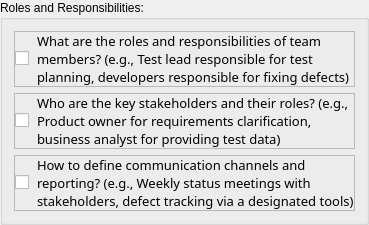
                      <widget class="QGroupBox" name="groupBox_5">
                       <property name="title">
                        <string>Roles and Responsibilities:</string>
                       </property>
                       <layout class="QVBoxLayout" name="verticalLayout_13">
                        <item>
                         <widget class="QFrame" name="frame_10">
                          <property name="frameShape">
                           <enum>QFrame::StyledPanel</enum>
                          </property>
                          <property name="frameShadow">
                           <enum>QFrame::Raised</enum>
                          </property>
                          <layout class="QHBoxLayout" name="horizontalLayout_15">
                           <property name="spacing">
                            <number>8</number>
                           </property>
                           <property name="leftMargin">
                            <number>0</number>
                           </property>
                           <property name="topMargin">
                            <number>0</number>
                           </property>
                           <property name="rightMargin">
                            <number>0</number>
                           </property>
                           <property name="bottomMargin">
                            <number>0</number>
                           </property>
                           <item>
                            <widget class="QCheckBox" name="c25">
                             <property name="sizePolicy">
                              <sizepolicy hsizetype="Fixed" vsizetype="Fixed">
                               <horstretch>0</horstretch>
                               <verstretch>0</verstretch>
                              </sizepolicy>
                             </property>
                             <property name="text">
                              <string/>
                             </property>
                            </widget>
                           </item>
                           <item>
                            <widget class="QLabel" name="label_14">
                             <property name="font">
                              <font>
                               <family>Cascadia Mono</family>
                               <pointsize>10</pointsize>
                               <weight>50</weight>
                               <italic>false</italic>
                               <bold>false</bold>
                              </font>
                             </property>
                             <property name="text">
                              <string>What are the roles and responsibilities of team members? (e.g., Test lead responsible for test planning, developers responsible for fixing defects)</string>
                             </property>
                             <property name="wordWrap">
                              <bool>true</bool>
                             </property>
                            </widget>
                           </item>
                          </layout>
                         </widget>
                        </item>
                        <item>
                         <widget class="QFrame" name="frame_11">
                          <property name="frameShape">
                           <enum>QFrame::StyledPanel</enum>
                          </property>
                          <property name="frameShadow">
                           <enum>QFrame::Raised</enum>
                          </property>
                          <layout class="QHBoxLayout" name="horizontalLayout_16">
                           <property name="spacing">
                            <number>8</number>
                           </property>
                           <property name="leftMargin">
                            <number>0</number>
                           </property>
                           <property name="topMargin">
                            <number>0</number>
                           </property>
                           <property name="rightMargin">
                            <number>0</number>
                           </property>
                           <property name="bottomMargin">
                            <number>0</number>
                           </property>
                           <item>
                            <widget class="QCheckBox" name="c26">
                             <property name="sizePolicy">
                              <sizepolicy hsizetype="Fixed" vsizetype="Fixed">
                               <horstretch>0</horstretch>
                               <verstretch>0</verstretch>
                              </sizepolicy>
                             </property>
                             <property name="text">
                              <string/>
                             </property>
                            </widget>
                           </item>
                           <item>
                            <widget class="QLabel" name="label_15">
                             <property name="font">
                              <font>
                               <family>Cascadia Mono</family>
                               <pointsize>10</pointsize>
                               <weight>50</weight>
                               <italic>false</italic>
                               <bold>false</bold>
                              </font>
                             </property>
                             <property name="text">
                              <string>Who are the key stakeholders and their roles? (e.g., Product owner for requirements clarification, business analyst for providing test data)</string>
                             </property>
                             <property name="wordWrap">
                              <bool>true</bool>
                             </property>
                            </widget>
                           </item>
                          </layout>
                         </widget>
                        </item>
                        <item>
                         <widget class="QFrame" name="frame_12">
                          <property name="frameShape">
                           <enum>QFrame::StyledPanel</enum>
                          </property>
                          <property name="frameShadow">
                           <enum>QFrame::Raised</enum>
                          </property>
                          <layout class="QHBoxLayout" name="horizontalLayout_17">
                           <property name="spacing">
                            <number>8</number>
                           </property>
                           <property name="leftMargin">
                            <number>0</number>
                           </property>
                           <property name="topMargin">
                            <number>0</number>
                           </property>
                           <property name="rightMargin">
                            <number>0</number>
                           </property>
                           <property name="bottomMargin">
                            <number>0</number>
                           </property>
                           <item>
                            <widget class="QCheckBox" name="c27">
                             <property name="sizePolicy">
                              <sizepolicy hsizetype="Fixed" vsizetype="Fixed">
                               <horstretch>0</horstretch>
                               <verstretch>0</verstretch>
                              </sizepolicy>
                             </property>
                             <property name="text">
                              <string/>
                             </property>
                            </widget>
                           </item>
                           <item>
                            <widget class="QLabel" name="label_16">
                             <property name="font">
                              <font>
                               <family>Cascadia Mono</family>
                               <pointsize>10</pointsize>
                               <weight>50</weight>
                               <italic>false</italic>
                               <bold>false</bold>
                              </font>
                             </property>
                             <property name="text">
                              <string>How to define communication channels and reporting? (e.g., Weekly status meetings with stakeholders, defect tracking via a designated tools)</string>
                             </property>
                             <property name="wordWrap">
                              <bool>true</bool>
                             </property>
                            </widget>
                           </item>
                          </layout>
                         </widget>
                        </item>
                       </layout>
                      </widget>
